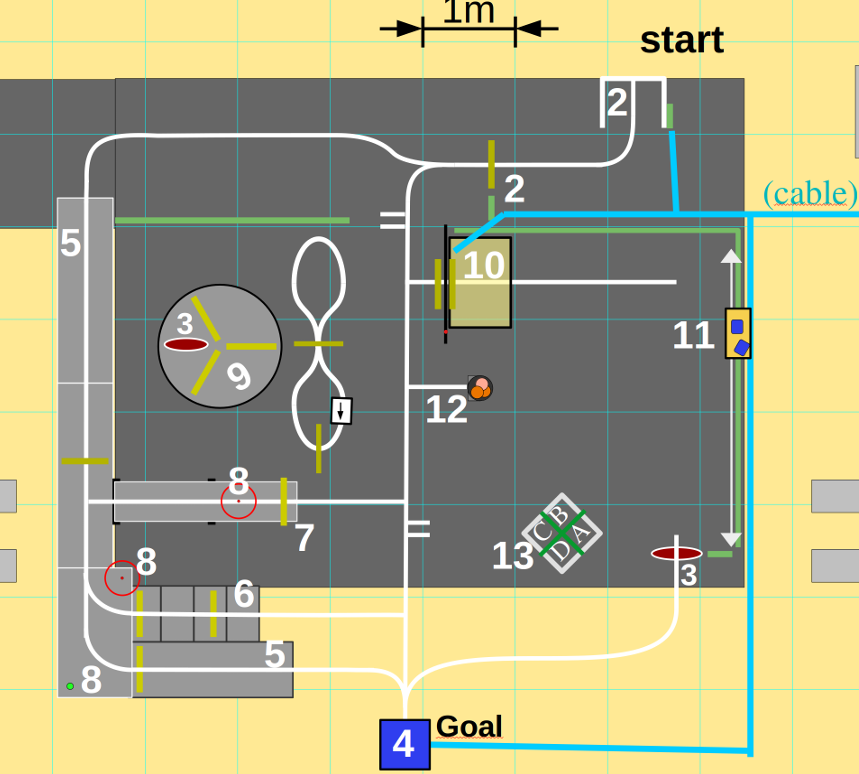
#> input picture notebook/map.png, 859 x 774 px
$ jupyter execute --allow-errors linedetect.ipynb
#> lines starting #> are read from the running program, lines starting #| are printed output that depends on the picture; after the words box and inside, x2 and y2 are one past the last pixel; in counts of white or black regions, pixels touching at a corner belong together
[cell 1]
import cv2
import os
import matplotlib.pyplot as plt
import numpy as np
from skimage.morphology import skeletonize
import itertools
from collections import defaultdict

[cell 2]
IMG_PATH = "C:/programmering/DTU/robobot/data/line3.jpg"
CM_PATH = 'C:/programmering/DTU/robobot/config/camera/calibration_matrix.npy'
DIST_PATH = 'C:/programmering/DTU/robobot/config/camera/distortion_coefficients.npy'

[cell 3]
mtx = np.load(CM_PATH)
#> (reads notebook/calibration_matrix.npy from the repository)
dist = np.load(DIST_PATH)
#> (reads notebook/distortion_coefficients.npy from the repository)

[cell 4]
img = cv2.imread(IMG_PATH)
# img = cv2.rotate(img, cv2.ROTATE_90_CLOCKWISE)
#> (the rest of this cell did not finish here and is left out)

#> (a cell that did not finish here is left out)

[cell 6]
def getContourCenter(contour):
    M = cv2.moments(contour)

    if M["m00"] == 0:
        return 0

    x = int(M["m10"]/M["m00"])
    y = int(M["m01"]/M["m00"])

    return [x,y]

#> (a cell that did not finish here is left out)

#> (a cell that did not finish here is left out)

[cell 9]
def get_full_route(route_idx, routes, routes_mapping):
    route = routes[route_idx]

    prev_route_idx, prev_x, prev_y = routes_mapping[route_idx]

    while prev_route_idx is not None:
        prev_route = routes[prev_route_idx]
        prev_route.index((prev_x, prev_y))
        route = prev_route[:prev_route.index((prev_x, prev_y))] + route
        prev_route_idx, prev_x, prev_y = routes_mapping[prev_route_idx]


    return route

def segment_route(route, distance):
    return route[::distance]

def plot_route(route, skeleton, standalone=False, color='r'):
    plt.plot([x for x, y in route], [y for x, y in route], color, linewidth=2)
    plt.xlim(0, skeleton.shape[1])
    plt.ylim(skeleton.shape[0], 0)

    if standalone:
        plt.show()

#> (the rest of this cell did not finish here and is left out)

[cell 10]
colors = ['r', 'g', 'b', 'c', 'y', 'k']

#> (the rest of this cell did not finish here and is left out)

[cell 11]
map_img = cv2.imread("map.png")
#> map_img is the input picture: shape (774, 859, 3); mean B, G, R 132.6, 166.9, 170.6
map_img = cv2.cvtColor(map_img, cv2.COLOR_BGR2GRAY)
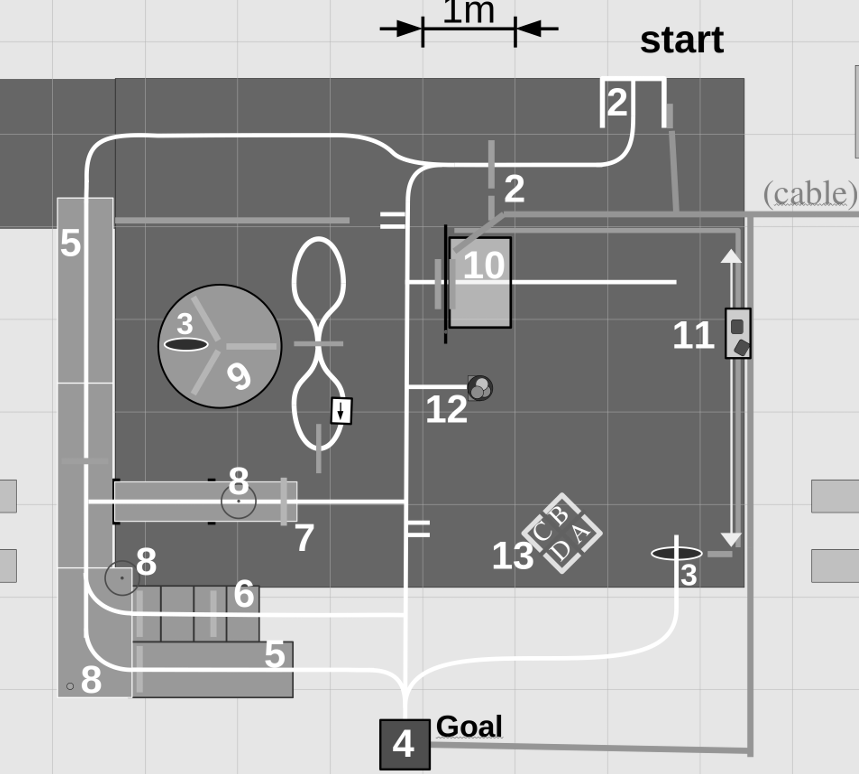
#> map_img: shape (774, 859); min 0, max 255, mean 164.2
map_skeleton = skeletonize(map_img // 255) * 255  # Convert back to 0-255
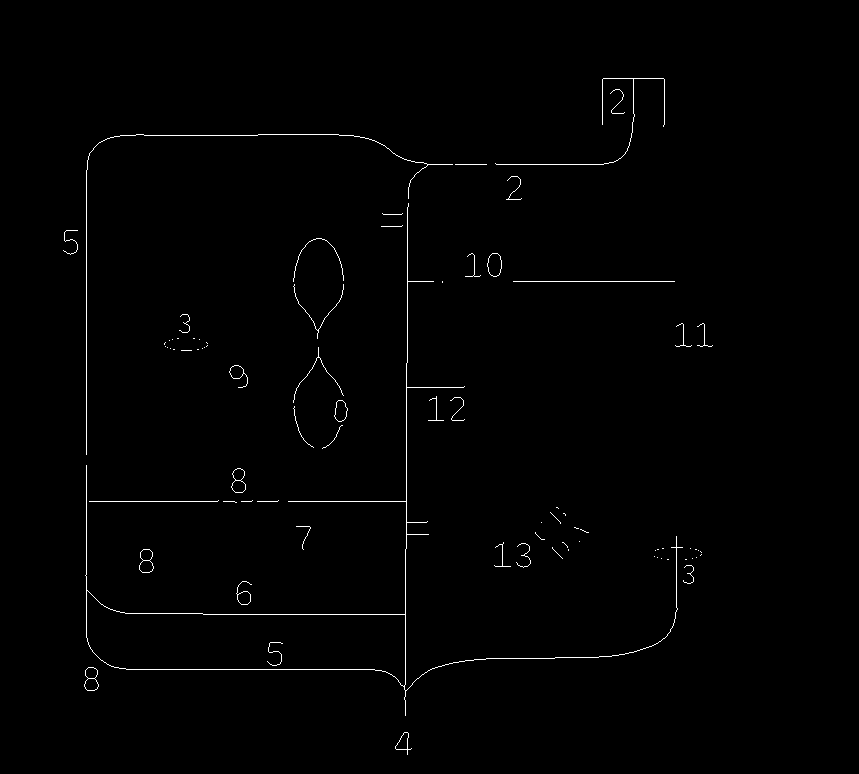
#> map_skeleton: shape (774, 859) int64; 0.76% white in thin lines or dots, all inside (x1, y1, x2, y2) = (63, 78, 713, 755)
# map_skeleton = np.zeros_like(map_img)
# map_skeleton[map_img == 255] = 255
fig, axes = plt.subplots(1, 3, figsize=(15, 5))

axes[0].imshow(map_img, cmap="gray")
axes[0].axis("off")

axes[1].imshow(map_skeleton, cmap="gray")
axes[1].axis("off")

#> (the rest of this cell did not finish here and is left out)

#> (a cell that did not finish here is left out)

#> (a cell that did not finish here is left out)

[cell 14]
# Warp skeleton onto skeleton_map
height, width = map_skeleton.shape
#> height = 774; width = 859
#> (the rest of this cell did not finish here and is left out)
